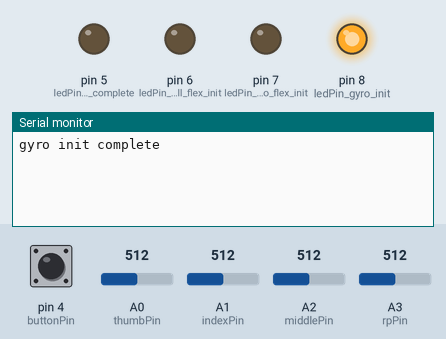
Bench run of a sketch on a simulated Arduino Uno, built with avr-gcc and run on an emulated ATmega328P. Parts: output pins drawn as LEDs (lit = HIGH), the last lines printed to the serial monitor. Inputs (shaded band) come from the test bench; at power-on: pin 4 (buttonPin) LOW, A0 (thumbPin) = 512, A1 (indexPin) = 512, A2 (middlePin) = 512, A3 (rpPin) = 512.

Above: at 1.2 s.
1.3 s: pin 4 (buttonPin) pulled HIGH for 0.15 s
At 2.5 s:
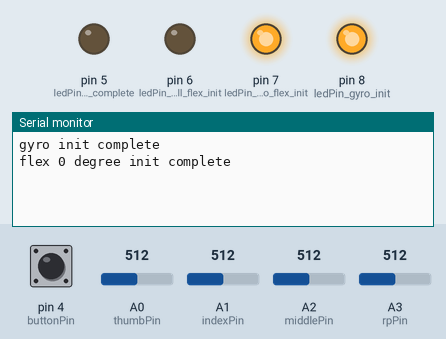
2.9 s: pin 4 (buttonPin) pulled HIGH for 1 s
At 3.6 s:
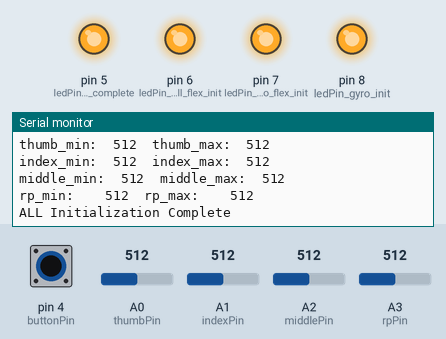

Measured:
- after the input at 1.3 s, the serial monitor: prints a new line at once (image 1)
- after the input at 2.9 s, the serial monitor: prints a new line at once (image 2)

The sketch:

test_led_init.ino
```cpp
//----------Flex Sensor Analog Pins------------
const int thumbPin = A0;
const int indexPin = A1;
const int middlePin = A2;
const int rpPin = A3;

//----led init test part global variable-----
const int buttonPin = 4;
const int ledPin_gyro_init = 8;
const int ledPin_zero_flex_init = 7;
const int ledPin_full_flex_init = 6;
const int ledPin_setup_complete = 5;

int thumb_max = 0;
int index_max = 0;
int middle_max = 0;
int rp_max = 0;

int thumb_min = 0;
int index_min = 0;
int middle_min = 0;
int rp_min = 0;
//------END of global variable------

void setup() {
  // put your setup code here, to run once:
  Serial.begin(9600);
  led_init();

  //gyro init
  delay(400);
  digitalWrite(ledPin_gyro_init,HIGH);
  Serial.println("gyro init complete");

  //flex 0 degree init
  flex_zero_init();
  Serial.println("flex 0 degree init complete");
  delay(500);


  //flex 180 degree init
  full_flex_init();
  Serial.println("flex 180 degree init complete");

  //setup complete and light up led
  digitalWrite(ledPin_setup_complete, HIGH);

  Print_Flex_Boundaries();
  Serial.println("ALL Initialization Complete");
}


void loop() {
  // put your main code here, to run repeatedly:

}


void led_init(){
  pinMode(buttonPin,INPUT);
  pinMode(ledPin_gyro_init,OUTPUT);
  pinMode(ledPin_zero_flex_init,OUTPUT);
  pinMode(ledPin_full_flex_init,OUTPUT);
  pinMode(ledPin_setup_complete,OUTPUT);

  digitalWrite(ledPin_gyro_init,LOW);
  digitalWrite(ledPin_zero_flex_init,LOW);
  digitalWrite(ledPin_full_flex_init,LOW);
  digitalWrite(ledPin_setup_complete,LOW);
}


void flex_zero_init(){
  int buttonState = 0;
  while(buttonState == LOW){
      buttonState = digitalRead(buttonPin);

      if(buttonState == HIGH){
         //INSERT CODE TO SAMPLE 0 FLEX ANALOG VALUE
          thumb_min = analogRead(thumbPin);
          index_min = analogRead(indexPin);
          middle_min = analogRead(middlePin);
          rp_min = analogRead(rpPin);


        //turn on led for 0 flex
        digitalWrite(ledPin_zero_flex_init, HIGH);
      }
  }
}


void full_flex_init(){
  int buttonState = 0;
  while(buttonState == LOW){
    buttonState = digitalRead(buttonPin);

    if(buttonState == HIGH){
        //INSERT CODE TO SAMPLE 180 FLEX ANALOG VALUE
          thumb_max = analogRead(thumbPin);
          index_max = analogRead(indexPin);
          middle_max = analogRead(middlePin);
          rp_max = analogRead(rpPin);

        //turn on led for 180 flex
        digitalWrite(ledPin_full_flex_init,HIGH);
    }
  }
}


void Print_Flex_Boundaries(){
  Serial.print("thumb_min:\t");Serial.print(thumb_min);
  Serial.print("\tthumb_max:\t");Serial.println(thumb_max);
  Serial.print("index_min:\t");Serial.print(index_min);
  Serial.print("\tindex_max:\t");Serial.println(index_max);
  Serial.print("middle_min:\t");Serial.print(middle_min);
  Serial.print("\tmiddle_max:\t");Serial.println(middle_max);
  Serial.print("rp_min:\t\t");Serial.print(rp_min);
  Serial.print("\trp_max:\t\t");Serial.println(rp_max);
}
```
